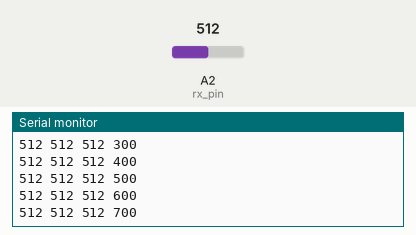
The sketch below on a simulated Arduino Uno, built with avr-gcc and run on an emulated ATmega328P. Shown: the last lines printed to the serial monitor. Inputs (shaded band) come from the test bench; at power-on: A2 (rx_pin) = 512.

Above: at 1.2 s.
1.3 s: A2 (rx_pin) set to 989
At 2.1 s:
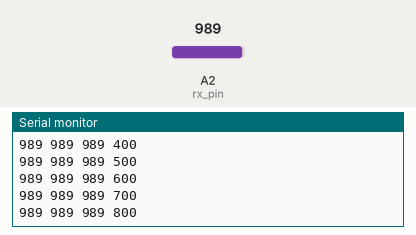
4.3 s: A2 (rx_pin) set to 1008
At 5.0 s:
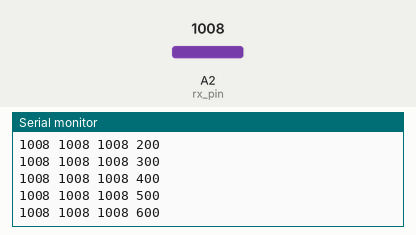
Timing chart, 0 to 7.3 s (numbered marks = the images above; inputs shaded):
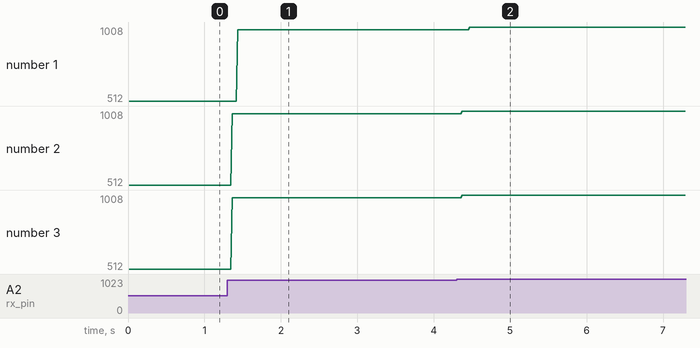

The sketch:

receiver.ino
```cpp
int last_rx = LOW;
const byte rx_pin = PC2; // PC2 = A2 on board

unsigned long lastedge_time_us;

void setup() {
  pinMode(rx_pin, INPUT_PULLUP);
  Serial.begin(9600);
  Serial.println("Now reading");
}

// int count = 0;
// float freq_hz;

int cycle_count = 0;
int min = 1023;
int max = 0;

void loop() {
  // int rx = digitalRead(rx_pin);
  // if ( rx != last_rx && rx == HIGH ) {
  //   count++;
  //   unsigned long time_us = micros();
  //   freq_hz = 1000000.0 / (time_us - lastedge_time_us);
  //   lastedge_time_us = time_us;
  // }
  // if ( count == 1000 ) {
  //   Serial.print('\r');
  //   Serial.print(freq_hz, 3);
  //   Serial.println(" [Hz]");
  //   count = 0;
  // }
  // last_rx = rx;


  int rx = analogRead(rx_pin);

  if ( rx > max ) max = rx;
  if ( rx < min ) min = rx;

  if ( ++cycle_count%100 == 0 ) {
    Serial.print(min);
    Serial.print(' ');
    Serial.print(max);
    Serial.print(' ');
    Serial.print(rx);
    Serial.print(' ');
    Serial.println(cycle_count);

    if ( cycle_count == 1000 ) {
      cycle_count = 0;
      min = 1023;
      max = 0;
    }
  }
}
```

Measured:
- after the input at 1.3 s, the serial monitor: prints a new line after 0.06 s (image 1)
- after the input at 4.3 s, the serial monitor: prints a new line after 0.07 s (image 2)
- plotted number 1: 512 → 989 after the input at 1.3 s, 989 → 1008 after the input at 4.3 s
- plotted number 2: 512 → 989 after the input at 1.3 s, 989 → 1008 after the input at 4.3 s
- plotted number 3: 512 → 989 after the input at 1.3 s, 989 → 1008 after the input at 4.3 s
